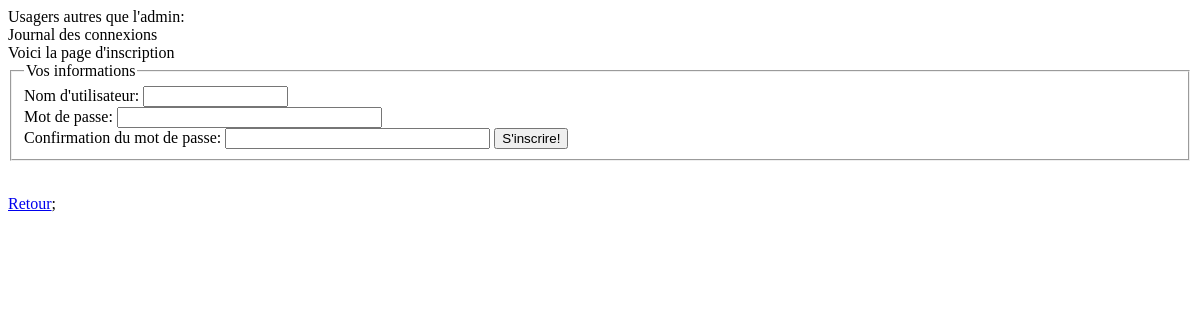
Page /listerUsagers.php (signed in) on the earlier database version.
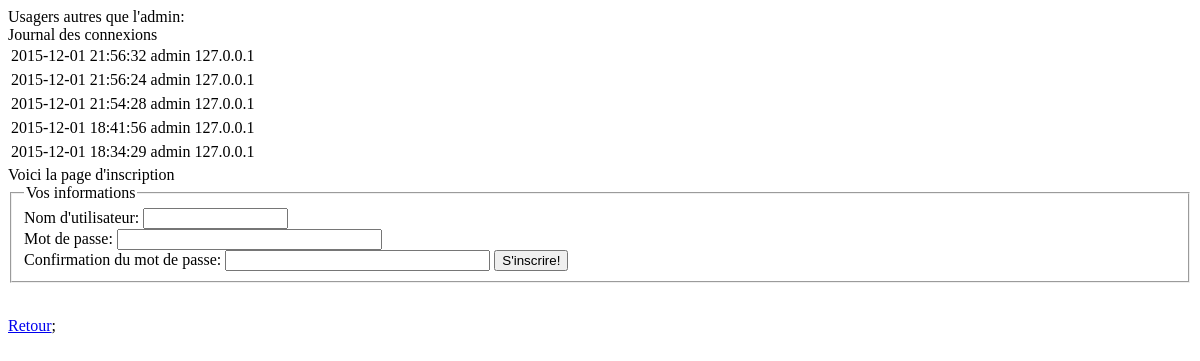
Same page on the later database version.
### tables this page shows
CREATE TABLE IF NOT EXISTS `journalconnexions` (
  `Id` int(11) NOT NULL AUTO_INCREMENT,
  `connectionTime` timestamp NOT NULL DEFAULT CURRENT_TIMESTAMP,
  `IdUser` int(11) NOT NULL,
  `IpAddress` varchar(50) NOT NULL,
  PRIMARY KEY (`Id`),
  KEY `IdUser` (`IdUser`)
);

CREATE TABLE IF NOT EXISTS `users` (
  `Id` int(11) NOT NULL AUTO_INCREMENT,
  `Username` varchar(15) NOT NULL,
  `Password` varchar(30) NOT NULL,
  `IsAdmin` tinyint(1) NOT NULL,
  PRIMARY KEY (`Id`),
  UNIQUE KEY `Username` (`Username`)
);

### OperationsBD.php (called while the page is built, shortened)
<?php
class BDOperations
{
    private $bdd;
    function __construct()
    {
        global $bdd;
        $this->bdd = $bdd;
    }
    function getConnectionLog()
    {
        if ($sqlSelect = $this->bdd->prepare("SELECT J.CONNECTIONTIME, U.USERNAME, J.IPADDRESS FROM JOURNALCONNEXIONS J INNER JOIN USERS U ON U.ID = J.IDUSER ORDER BY J.ID DESC LIMIT 10"))
        {
            $sqlSelect->execute();
            $connectionLog = $sqlSelect->fetchAll();
            return $connectionLog;
        }
        else
        {
            die("Erreur d'acc�s � la bd!");
        }
    }
}

### listerUsagers.php (the view, shortened to what this page needs)
<?php
include_once("BaseDeDonne.php");
include_once("OperationsBD.php");
$DAL = new BDOperations();
$connectionLog = $DAL->getConnectionLog();
$username = "";
        ?>
<?php
echo "Journal des connexions <br>";
echo '<table>';
for ($i = 0; $i < count($connectionLog); $i++)
{
        echo "<tr>";
        echo "<td>" . $connectionLog[$i][0] . "</td>";
        echo "<td>" . $connectionLog[$i][1] . "</td>";
        echo "<td>" . $connectionLog[$i][2] . "</td>";
        echo "<tr>";
}
echo '</table>';
?>
Voici la page d'inscription
<form action="listerUsagers.php" method="post">
    <fieldset>
        <legend>Vos informations</legend>
        Nom d'utilisateur: <input name="username" value="<?= $username ?>" type="text" size="15"><br>
        Mot de passe: <input name="password" type="password" size="30"><br>
        Confirmation du mot de passe: <input name="confirmpassword" type="password" size="30">
        <input type="submit" value="S'inscrire!">
    </fieldset>
</form>
<a href="index.php">Retour</a>;

Differences in the rows shown:
added journalconnexions: connectionTime "2015-12-01 21:56:32", IdUser.Username "admin", IpAddress "127.0.0.1"
added journalconnexions: connectionTime "2015-12-01 21:56:24", IdUser.Username "admin", IpAddress "127.0.0.1"
added journalconnexions: connectionTime "2015-12-01 21:54:28", IdUser.Username "admin", IpAddress "127.0.0.1"
added journalconnexions: connectionTime "2015-12-01 18:41:56", IdUser.Username "admin", IpAddress "127.0.0.1"
added journalconnexions: connectionTime "2015-12-01 18:34:29", IdUser.Username "admin", IpAddress "127.0.0.1"
